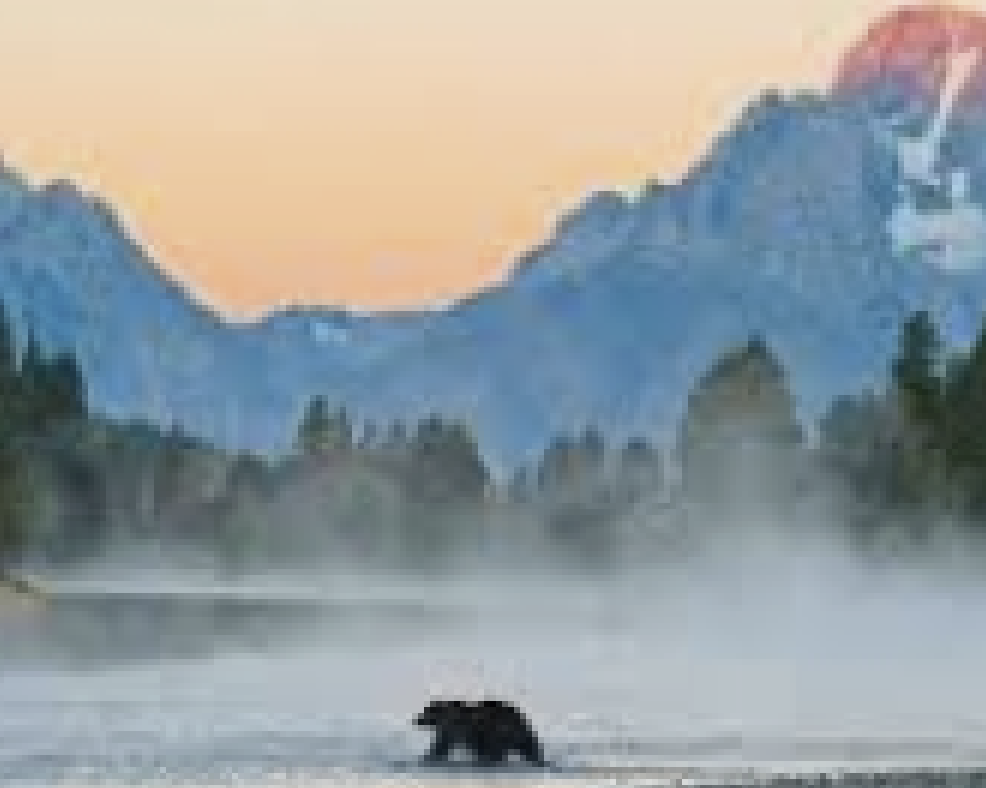
#> input picture images/original_bear_mountains.png, 986 x 788 px
$ python recursivePhotoV1.py
#> lines starting #> are read from the running program, lines starting #| are printed output that depends on the picture
### recursivePhoto/helpers/interface_helpers.py
from tkinter import Tk
from tkinter.filedialog import askopenfilename, askdirectory
from PIL import Image
import os, os.path
import sys

def get_photo():
    print("Select an image to recurse-ify from the pop up.")
    while 1:
        Tk().withdraw() # we don't want a full GUI, so keep the root window from appearing
        image_filename = askopenfilename() # show an "Open" dialog box and return the path to the selected file
        try:
            im = Image.open(image_filename)
            return im
        except:
            print("The file path '" + image_filename + "' is not valid. Try again.")

# [5 lines left out: function get_images_directory, not called in this run]

"""
reads in photos from directory with name read_images_directory
"""
# [8 lines left out: function read_images_directory, not called in this run]

def get_recursive_photo_params():
    images_per_row = 50
    print("how many mini-photos do you want in each row of the result? Recommended: 50")
    while 1:
        try:
            images_per_row = int(input())
            break
        except:
            print("need to type a number e.g. '50'")

    subimage_width = 40
    print("how many pixels wide do you want each mini-photo? Recommended: 40")
    while 1:
        try:
            subimage_width = int(input())
            break
        except:
            print("need to type a number e.g. '40'")

    return images_per_row, subimage_width

# [22 lines left out: function get_recursive_video_params, not called in this run]

def save_photo_with_filepath(img, filepath):
    img.save(filepath)

def save_photo(img):
    print("Proccessing complete! Have a look at your picture!")
    img.show()
    print("Give me a filename to save this image to. Will be saved to your results. Type `CANCEL` if you don't want to save anything")
    while 1:
        try:
            fp = input()
            if(fp == 'CANCEL'):
                break
            img.save("./results/" + fp)
            break
        except:
            print("need to add file extension (e.g. .png, test.png)")

# [7 lines left out: function get_video_fp, not called in this run]

# Print iterations progress. From https://stackoverflow.com/questions/3173320/text-progress-bar-in-the-console
def printProgressBar(iteration, total, prefix = 'Progress:', suffix = 'Complete', decimals = 1, length = 50, fill = '.', printEnd = "\r"):
    if(total == 0):
        total = 1
    percent = ("{0:." + str(decimals) + "f}").format(100 * (iteration / float(total)))
    filledLength = int(length * iteration // total)
    bar = fill * filledLength + '-' * (length - filledLength)
    print('%s |%s| %s%% %s' % (prefix, bar, percent, suffix))
    sys.stdout.write("\033[F") # Cursor up one line
    # Print New Line on Complete
    if iteration == total:
        print("\n")

### recursivePhoto/helpers/image_processing.py
from recursivePhoto.helpers.interface_helpers import printProgressBar
from PIL import Image
import copy
import operator
import bisect
import sys
import time
import math
import random

"""
for searching
"""
class KeyList(object):
    # bisect doesn't accept a key function, so we build the key into our sequence.
    def __init__(self, l, key):
        self.l = l
        self.key = key
    def __len__(self):
        return len(self.l)
    def __getitem__(self, index):
        return self.key(self.l[index])

"""
given a list of mini-photos, rates them by gray scale then sorts them
"""
# [15 lines left out: function rate_and_sort_grayscale, not called in this run]

"""
photos is a list of (photo, path) tuples
"""
# [19 lines left out: function rate_and_sort_low_res_grayscale, not called in this run]

"""
photos is a list of (photo, path) tuples

Rates colored photos, but doesn't sort them
"""
# [15 lines left out: function rate_low_res_colored, not called in this run]

"""
photos is a list of photos

Rates colored photos, but doesn't sort them

note: should probably be unified with rate_low_res_colored().
"""
# [15 lines left out: function rate_colored, not called in this run]

"""
Rescale w/ cropping and scaling (no distoring) to
desired width (d_width) and desired height (d_height)
"""
# [20 lines left out: function rescale, not called in this run]

def convert_img_to_grayscale(img):
    return img.convert('L')

def get_pixelMap_avg_grayscale(pixelMap, width, height):
    total = 0
    for i in range(0, width):
        for j in range(0, height):
            total += pixelMap[i, j]
    total_pix = width * height
    if (total_pix == 0): # check for divide by zero errors.
        total_pix = 1 # todo: figure out why there are such errors in the first place...
    return total / total_pix

def get_avg_grayscale(grayscale_img):
    width, height = grayscale_img.size
    pixelMap = grayscale_img.load()
    return get_pixelMap_avg_grayscale(pixelMap, width, height)

def luminance(pixel):
    return (0.299 * pixel[0] + 0.587 * pixel[1] + 0.114 * pixel[2])

# [17 lines left out: functions get_pixelMap_avg_RGB, get_avg_RGB, not called in this run]

"""
adds val to the grayscale value of each pixel of img
"""
def raise_img_by_val(img, val):
    pixelMap = img.load()
    width, height = img.size
    for i in range(0, width):
        for j in range(0, height):
            pixel_val = pixelMap[i,j]
            pixel_val += int(val)
            # make sure pixel_val is in bounds
            if(pixel_val > 255):
                pixel_val = 255
            if(pixel_val < 0):
                pixel_val = 0
            pixelMap[i,j] = pixel_val
    return img

# [17 lines left out: function raise_img_by_color, not called in this run]

"""
computes a score where the lower the score, the more similar
threshold - if score above this, then ignore and return INF
"""
# [11 lines left out: function img_similarity_grayscale, not called in this run]

"""
searching for image similar to target from photos,
returns a tuple (low res photo, path_name)

low_res_photos is a list of ((low res photo, orig_photo), index in rsp_copy) tuples
"""
# [9 lines left out: function low_res_match_grayscale, not called in this run]

"""
returns a list which is a sublist of photos containing N closest images in photos
w/ respect to average grayscale value

returned list also contains indices s.t. we can remove match from photos once its chosen

does not modify photos
"""
# [19 lines left out: function get_closest_grayscale, not called in this run]

"""
computes a score where the lower the score, the more similar
threshold - if score above this, then ignore and return INF
"""
# [11 lines left out: function img_similarity_color, not called in this run]


"""
searching for image similar to target from photos,
returns a tuple (low res photo, path_name)

low_res_photos is a list of ((low res photo, orig_photo), index in rsp_copy) tuples
"""
# [9 lines left out: function low_res_match_colored, not called in this run]

"""
returns a list which is a sublist of photos containing images in photos
which have distance from target which is less than threshold

N is the max length that we allow closest to be

returned list also contains indices s.t. we can remove match from photos once its chosen

does not modify photos

reason this uses threshold and not N (as in get_closest_grayscale) is b/c
its easier for me to implement this way, but should probably change in the future.
^ to do it the way with N, possibly use kselect

! definitel;y need to strike a balance between threshold and N. Perhaps there's a better way to write this function which doesn't make that balance so important / put that burden on the user (put burden on implementation instaed)
"""
# [32 lines left out: function get_close_images_by_avg_color, not called in this run]

"""
returns a 2d array where the (i, j) element contains
the average of the sub-image defined by with upper left corner at
(img.width/images_per_row * i, img.height/images_per_row * j)
and lower right corner at
(img.width/images_per_row * (i+1), img.height/images_per_row * (j + 1))

img is grayscale img and images_per_row is an int
"""
# [13 lines left out: function get_block_averages_grayscale, not called in this run]

"""
returns a 2d array where the (i, j) element contains
the average of the sub-image defined by with upper left corner at
(img.width/images_per_row * i, img.height/images_per_row * j)
and lower right corner at
(img.width/images_per_row * (i+1), img.height/images_per_row * (j + 1))

img is grayscale img and images_per_row is an int

keeps original aspect ratio (no square)
"""
def get_block_averages_no_square(img, images_per_row):
    width, height = img.size
    simg_w = float(width) / images_per_row
    simg_h = float(height) / images_per_row
    block_averages = []
    for row in range(images_per_row):
        block_averages.append([])
        for col in range(images_per_row):
            subimg = img.crop((int(simg_w*row), int(simg_h*col),
                int(simg_w*(row+1)), int(simg_h*(col+1))))
            block_averages[row].append(get_avg_grayscale(subimg))
    return block_averages

"""
returns 2D array where (i, j) element contains a
low res (8 x 8) copy of the sub-image defined with upper left corner at
(img.width/images_per_row * i, img.height/images_per_row * j)
and lower right corner at
(img.width/images_per_row * (i+1), img.height/images_per_row * (j + 1))
"""
# [13 lines left out: function get_target_images, not called in this run]

"""
colored version of get_block_averages
Still returns 2d array of ints, except instead of containing average of grayscale
contains tuple of (R, G, B)
"""
# [13 lines left out: function get_block_averages_colored, not called in this run]

"""
from a list of photo paths, opens photos, then processes them into mini-photos (i.e. photos to replace blocks)
"""
# [57 lines left out: functions make_mini_photos_grayscale, make_mini_photos_colored, not called in this run]

"""
creates low res (8x8) photos
returns a list of tuples which are (low_res_photo, orig_photo)
"""
# [16 lines left out: function create_low_res_photos, not called in this run]

"""
returns an array with size block_averages.size
which contains scaled and colored versions of img
such that each scaled and colors version has
subimage_width pixels in each row
and it's average color is approximately the corresponding
value in block_averages
"""
def create_averaged_imagesV1(img, block_averages, subimage_width):
    orig_height = img.size[1]
    orig_color = get_avg_grayscale(img)

    scaled_width = subimage_width
    scaled_height = int(orig_height * (float(subimage_width) / orig_height))

    # modify img to the scaled size
    img.thumbnail((scaled_width, scaled_height))

    averaged_images = []
    for row in range(len(block_averages)):
        averaged_images.append([])
        for col in range(len(block_averages[0])):
            scaled_img_cpy = img.copy()
            scaled_colored_img = raise_img_by_val(scaled_img_cpy, block_averages[row][col] - orig_color)
            averaged_images[row].append(scaled_colored_img)
        printProgressBar(row, len(block_averages)-1)
    return averaged_images

"""
given block averages of original image which we're trying to recursify
as well as a list of photos which will compose the sub-images of the original image
we stitch create a 2d array of images where the (i,j)th image comes from rated_sorted_photos
and has a similar grayscale value t block_averages
"""
# [27 lines left out: function create_averaged_imagesV2, not called in this run]

"""
computes RGB distance between p1 and p2 which are RGB tuples
"""
# [4 lines left out: function RGB_dist, not called in this run]

"""
library is an arbitrary (unsorted) list of (RGB, photo) tuples
returns index of photo in library closest to target_RGB
"""
# [10 lines left out: function find_closest_RGB, not called in this run]

"""
colored version
rated_photos is not sorted
"""
# [21 lines left out: function create_averaged_imagesV3, not called in this run]

"""
does not modify rated_and_sorted_photos
creates a 2D array of images which match target_images

does this by doing a low res comparison of target_image and rated_sorted_photo

target_images - a 2D array of 8x8 target images
rated_sorted_photos - a list of (grayscale val, (low_res_image, orig_image)) tuples

returns:
2D array of orig_images which match target_images
"""
# [22 lines left out: function create_averaged_imagesV4, not called in this run]

"""
**colored version of create_averaged_imagesV4()

does not modify rated_and_sorted_photos
creates a 2D array of images which match target_images

does this by doing a low res comparison of target_image and rated_sorted_photo

target_images - a 2D array of 8x8 target images
rated_photos - a list of (RGB val, (low_res_image, orig_image)) tuples

returns:
2D array of orig_images which match target_images
"""
# [23 lines left out: function create_averaged_imagesV5, not called in this run]

"""
stitches 2d array of sub-images images into a larger image
"""
def stitch_images(images):
    subimg_width, subimg_height = images[0][0].size
    width = subimg_width * len(images)
    height = subimg_height * len(images[0])
    result = Image.new(images[0][0].mode, (width, height))
    for row in range(len(images)):
        for col in range(len(images[0])):
            result.paste(images[row][col], (row*subimg_width, col*subimg_height))
    return result

### recursivePhoto/recursivePhotoV1.py
from recursivePhoto.helpers.interface_helpers import *
from recursivePhoto.helpers.image_processing import *

def get_user_input():
    raw_photo = get_photo()
#> the answer given: ../images/original_bear_mountains.png
#> in get_photo, im is the input picture: PIL image 986x788 RGBA; mean R, G, B, A 151.3, 158.5, 160.2, 255
    images_per_row, subimage_width = get_recursive_photo_params()
#> the loop in get_recursive_photo_params, `while 1:` made 1 pass; the answer given on pass 1: 3
    return raw_photo, images_per_row, subimage_width

def create_photo(raw_photo, images_per_row, subimage_width):
    print("Step 1 of 1: Creating Image")
    grayscale_img = convert_img_to_grayscale(raw_photo)
    block_averages = get_block_averages_no_square(grayscale_img, images_per_row)
    averaged_images = create_averaged_imagesV1(grayscale_img, block_averages, subimage_width)
    result = stitch_images(averaged_images)
    return result

def recursivePhotoV1():
    raw_photo, images_per_row, subimage_width = get_user_input()
#> images_per_row = 3; subimage_width = 100
    result = create_photo(raw_photo, images_per_row, subimage_width)
#> in convert_img_to_grayscale, `return img.convert('L')`:
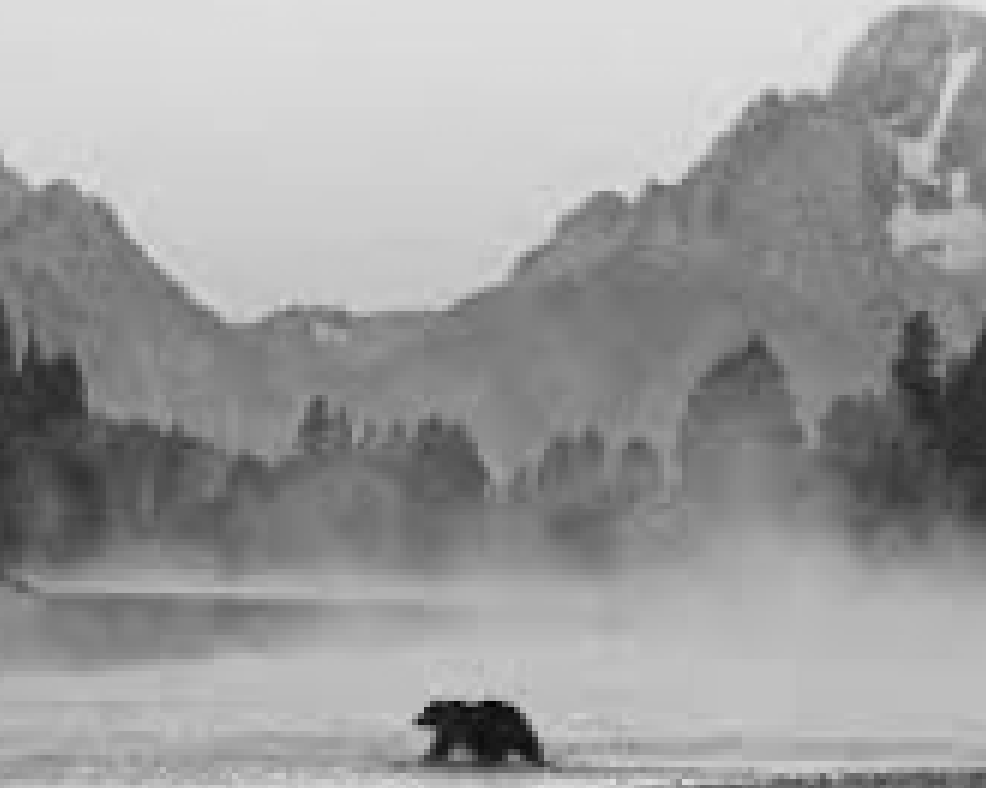
#> returned value: PIL image 986x788 L; min 3, max 226, mean 156.5
#> in get_block_averages_no_square, `simg_w = float(width) / images_per_row`: simg_w = 328.7
#> in get_block_averages_no_square, `simg_h = float(height) / images_per_row`: simg_h = 262.7
#> after the loop in get_block_averages_no_square, `for row in range(images_per_row):`:
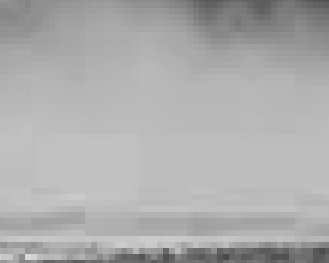
#> subimg: PIL image 329x263 L; min 73, max 217, mean 172.8
#> after the loop in get_block_averages_no_square, `for row in range(images_per_row):`: block_averages = [[203.2, 114.9, 152.9], [206.1, 129.8, 158], [162.1, 109.4, 172.8]]
#> in create_averaged_imagesV1, `orig_color = get_avg_grayscale(img)`: orig_color = 156.5
#> in create_averaged_imagesV1, `scaled_width = subimage_width`: scaled_width = 100
#> the loop in create_averaged_imagesV1, `for row in range(len(block_averages)):` made 3 passes
#> (percent in printProgressBar, filledLength in printProgressBar) on passes 1 to 3: ('0.0', 0), ('50.0', 25), ('100.0', 50)
#> (printed output is left out)
#> after the loop in create_averaged_imagesV1, `for row in range(len(block_averages)):`:
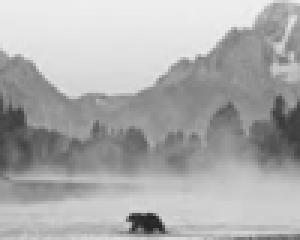
#> scaled_img_cpy: PIL image 100x80 L (shown 3 times larger); min 33, max 240, mean 172.6
#> after the loop in create_averaged_imagesV1, `for row in range(len(block_averages)):`: averaged_images = 3 items
#> in stitch_images, `width = subimg_width * len(images)`: width = 300
#> in stitch_images, `height = subimg_height * len(images[0])`: height = 240
#> in stitch_images, `result = Image.new(images[0][0].mode, (width, height))`: result: PIL image 300x240 L; every value is 0
#> the loop in stitch_images, `for row in range(len(images)):` made 3 passes
#> after the loop in stitch_images, `for row in range(len(images)):`:
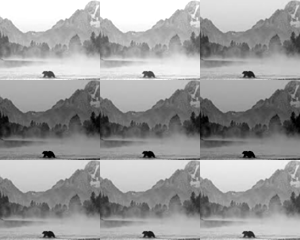
#> result: PIL image 300x240 L; min 0, max 255, mean 156.3
    save_photo(result)

if __name__ == "__main__":
    recursivePhotoV1()

$ run again, on images/original_hot_air_balloon.png
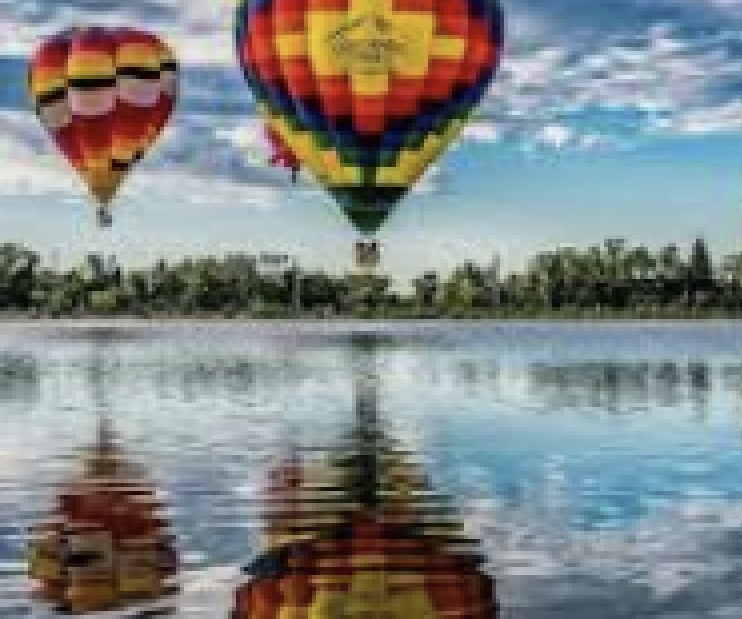
#> input picture images/original_hot_air_balloon.png, 1484 x 1238 px (shown at 1/2 size)
#> in get_photo, im is the input picture: PIL image 1484x1238 RGBA; mean R, G, B, A 130.6, 135.6, 134.6, 255
#> the loop in get_recursive_photo_params, `while 1:` made 1 pass; the answer given on pass 1: 3
#> images_per_row = 3; subimage_width = 100
#> simg_w = 494.7
#> simg_h = 412.7
#> after the loop in get_block_averages_no_square, `for row in range(images_per_row):`:
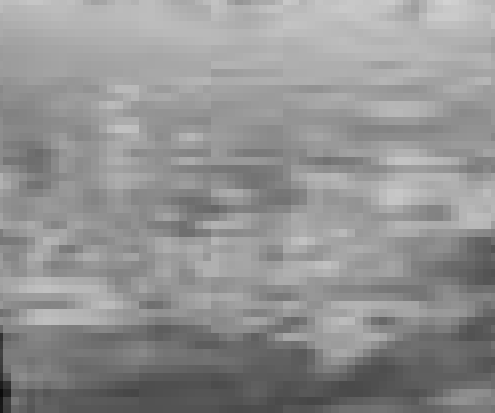
#> subimg: PIL image 495x413 L; min 11, max 210, mean 146.1
#> after the loop in get_block_averages_no_square, `for row in range(images_per_row):`: block_averages = [[142.2, 149.4, 126], [107.1, 150.1, 93.03], [158.7, 133.1, 146.1]]
#> orig_color = 134
#> scaled_width = 100
#> the loop in create_averaged_imagesV1, `for row in range(len(block_averages)):` made 3 passes
#> (percent in printProgressBar, filledLength in printProgressBar) on passes 1 to 3: ('0.0', 0), ('50.0', 25), ('100.0', 50)
#> (printed output is left out)
#> after the loop in create_averaged_imagesV1, `for row in range(len(block_averages)):`: averaged_images = 3 items
#> in stitch_images, `width = subimg_width * len(images)`: width = 300
#> in stitch_images, `height = subimg_height * len(images[0])`: height = 249
#> the loop in stitch_images, `for row in range(len(images)):` made 3 passes
#> after the loop in stitch_images, `for row in range(len(images)):`:
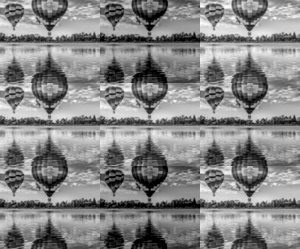
#> result: PIL image 300x249 L; min 0, max 255, mean 134.3

$ run again, on images/original_mountain.png
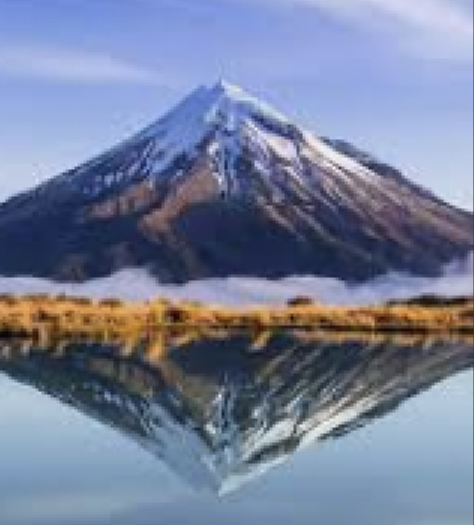
#> input picture images/original_mountain.png, 948 x 1050 px (shown at 1/2 size)
#> in get_photo, im is the input picture: PIL image 948x1050 RGBA; mean R, G, B, A 118.2, 128.2, 154.7, 255
#> the loop in get_recursive_photo_params, `while 1:` made 1 pass; the answer given on pass 1: 3
#> images_per_row = 3; subimage_width = 100
#> simg_w = 316
#> simg_h = 350
#> after the loop in get_block_averages_no_square, `for row in range(images_per_row):`:
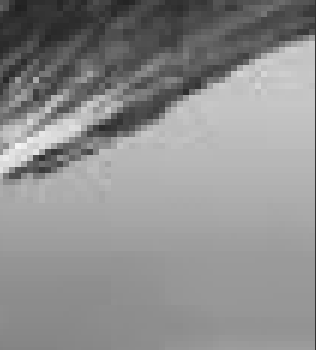
#> subimg: PIL image 316x350 L; min 32, max 243, mean 141.6
#> after the loop in get_block_averages_no_square, `for row in range(images_per_row):`: block_averages = [[164.1, 90.17, 127.2], [150.5, 85.08, 111.4], [182.7, 101.3, 141.6]]
#> orig_color = 128.2
#> scaled_width = 100
#> the loop in create_averaged_imagesV1, `for row in range(len(block_averages)):` made 3 passes
#> (percent in printProgressBar, filledLength in printProgressBar) on passes 1 to 3: ('0.0', 0), ('50.0', 25), ('100.0', 50)
#> (printed output is left out)
#> after the loop in create_averaged_imagesV1, `for row in range(len(block_averages)):`: averaged_images = 3 items
#> in stitch_images, `width = subimg_width * len(images)`: width = 270
#> in stitch_images, `height = subimg_height * len(images[0])`: height = 300
#> the loop in stitch_images, `for row in range(len(images)):` made 3 passes
#> after the loop in stitch_images, `for row in range(len(images)):`:
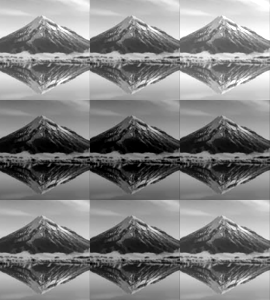
#> result: PIL image 270x300 L; min 0, max 255, mean 128.2
